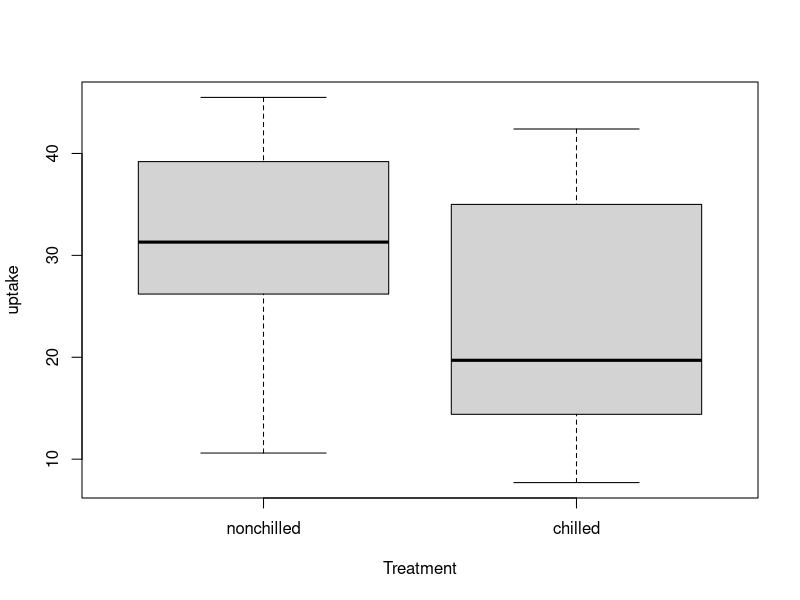

Reproduce this figure in R.
## ---- chunk 1
knitr::opts_chunk$set(echo = TRUE)
## ---- chunk 2
library(datasets)
data(CO2)
summary(CO2)
## ---- chunk 3
plot(uptake~Treatment, data=CO2)
